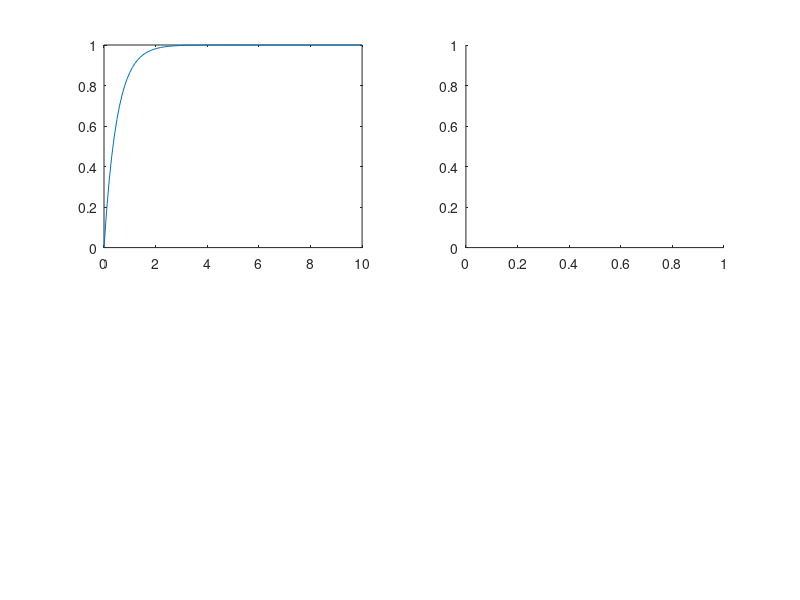

Write the MATLAB code that produced this figure. (Note: this script raises an error after producing the figure.)
%% Punto 4.1
close all;clear;
T=[0.5 1 4];
k=[0.6 1 3 9];
t=0:0.1:10;
u=1;
n = cell(1, 3);
nombre=cell(1,4);
tit=["escalon","rampa","impuslo"];
for a=1:3
    for i=1:3 
        h=tf(1,[T(i) 1]);
        figure(a)
        subplot(2,2,1)
        title("Respuesta "+tit(a))
        if a==1
            s=step(h,t);
        elseif a==2
            s=lsim(h,t,t);
        else
            s=impulse(h,t);
        end
    
        plot(t,s)
        hold on
        n{i}="T: "+num2str(T(i));
        if i==3
        legend(n)
        end
        for o=1:4
            nombre{u}="K: "+num2str(k(o));
            subplot(2,2,i+1)
            g=feedback(h,tf(k(o)));
            title("Respuesta "+tit(a)+" lazo cerrado"+" para T: "+num2str(T(i)))
            if a==1
                sg=step(g,t);
            elseif a==2
                sg=lsim(g,t,t);
            else
                sg=impulse(g,t);
            end
            plot(t,sg)
            hold on
            if o==4
            legend(nombre)
            end
            u=u+1;
        end
        u=1;
    end
end
%% Punto 4.2 
% a
psi=0.3;
wn=[0.9 3];
t=0:0.1:30;
for i=1:2
    figure(4)
    h=tf(wn(i)^2,[1 2*psi*wn(i) wn(i)^2]);
    y=step(h,t);
    plot(t,y)
    hold on
end
legend("wn: 0.9","wn: 3")
title("Respuesta al escalon funcion segundo orden con psi: 0.3")
% b
t=0:0.01:8;
psi=[0.2 0.7 2];
wn=7;
for i=1:3
    figure(5)
    h=tf(wn^2,[1 2*psi(i)*wn wn^2]);
    y=step(h,t);
    plot(t,y)
    hold on
end
legend("psi: 0.2","psi: 0.3","psi: 2")
title("Respuesta al escalon funcion segundo orden con wn: 7")
%% 4.3
t=0:0.01:5;
k=[0.35 1 1.5 6];
psi=0.6;
wn=4;
h=tf(wn^2,[1 2*psi*wn wn^2]);
for n=1:3
    figure(6+n)
    
    for i=1:4
        hr=feedback(h,k(i));
        if n==1
            s=step(hr,t);
        elseif n==2
            s=lsim(hr,t,t);
        else
            s=impulse(hr,t);
        end
        plot(t,s)
        title("Respuesta "+tit(n))
        hold on
        nombre{i}="K: "+num2str(k(i));
        if i==4
            legend(nombre)
        end
        
    end
end

